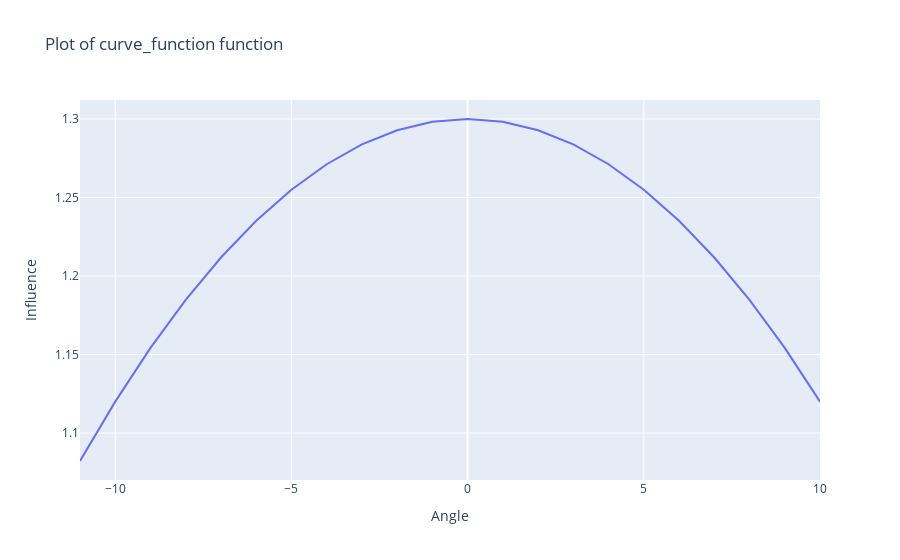

The notebook cell saved with this chart:
### Code cell
import plotly.express as px
import pandas as pd
from astro_script import angle_influence, calculate_adjustment_factor

def curve_function(angle, orb=1):
    y_value=1.3 - 0.0022 * angle**2 * orb

    return y_value

def calculate_y(angle):
    # Coefficients from the quadratic regression
    a = -0.00002322535
    b = 0
    c = 0.92995740123

    # Calculate y using the quadratic function
    y = a * angle**2 + b * angle + c

    return y

# Example usage
angle = 30  # Example angle
result = curve_function(angle)
print(f"The calculated y value for angle 30 is: {result}")

# Example usage
angles = [0, 1, 2, 3, 4, 5, 10]
for angle in angles:
    print(f"x={angle}, y={curve_function(angle)}")


# Generate values
x = list(range(-11, 11, 1))  # This includes values from -11 to 10
y = [curve_function(i) for i in x]

# Create a DataFrame for Plotly Express
df = pd.DataFrame({'Angle': x, 'Influence': y})

# Create the plot using Plotly Express
fig = px.line(df, x='Angle', y='Influence', title='Plot of curve_function function')

# Show the plot
fig.show()

### Figure 1 — Plotly figure (JSON) as saved in the notebook; plotly's stock layout.template omitted (floating-point values rounded to 4 significant figures)
{"data": [{"hovertemplate": "Angle=%{x}<br>Influence=%{y}<extra></extra>", "legendgroup": "", "line": {"color": "#636efa", "dash": "solid"}, "marker": {"symbol": "circle"}, "mode": "lines", "name": "", "orientation": "v", "showlegend": false, "type": "scatter", "x": [-11, -10, -9, -8, -7, -6, -5, -4, -3, -2, -1, 0, 1, 2, 3, 4, 5, 6, 7, 8, 9, 10], "xaxis": "x", "y": [1.082, 1.12, 1.154, 1.185, 1.212, 1.235, 1.255, 1.271, 1.284, 1.293, 1.298, 1.3, 1.298, 1.293, 1.284, 1.271, 1.255, 1.235, 1.212, 1.185, 1.154, 1.12], "yaxis": "y"}], "layout": {"legend": {"tracegroupgap": 0}, "title": {"text": "Plot of curve_function function"}, "xaxis": {"anchor": "y", "domain": [0, 1], "title": {"text": "Angle"}}, "yaxis": {"anchor": "x", "domain": [0, 1], "title": {"text": "Influence"}}}}
